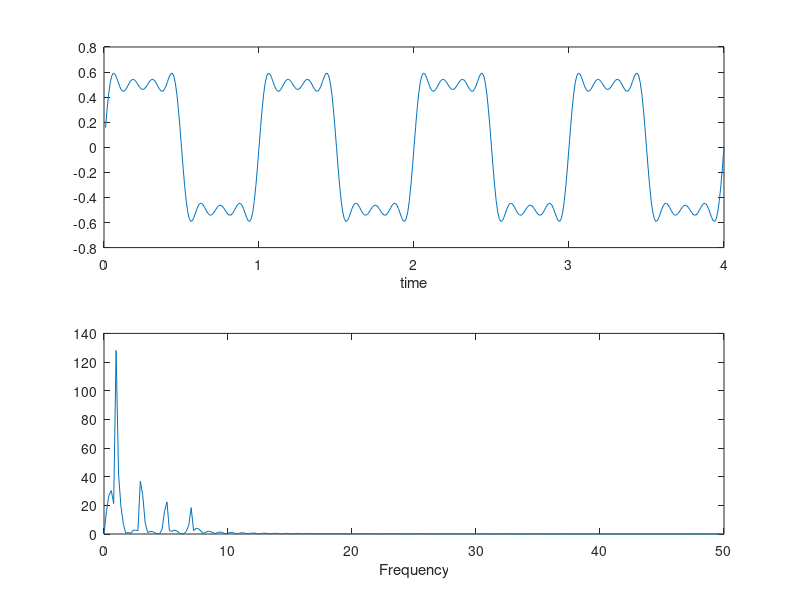

This figure's MATLAB source:
clear all
clc

%created by aditya ervansyah

% pembangun sinyal sinus
Fs = 100;
t = (1:400)/Fs;
f1 = 1;
f2 = 3;
f3 = 5;
f4 = 7;

vm1 = 2/pi;
vm2 = 2/3/pi;
vm3 = 2/5/pi;
vm4 = 2/7/pi;

V1 = vm1*sin(2*pi*f1*t);
V2 = vm2*sin(2*pi*f2*t);
V3 = vm3*sin(2*pi*f3*t);
V4 = vm4*sin(2*pi*f4*t);

Vgab = V1+V2+V3+V4;

%convert ke fungsi FFT
S=fft(Vgab,512);
w=(0:255)/256*(Fs/2);

%plotting
subplot(2,1,1);
plot(t,Vgab)
xlabel('time')

subplot(2,1,2);
plot(w,abs(S(1:256)))
xlabel('Frequency')